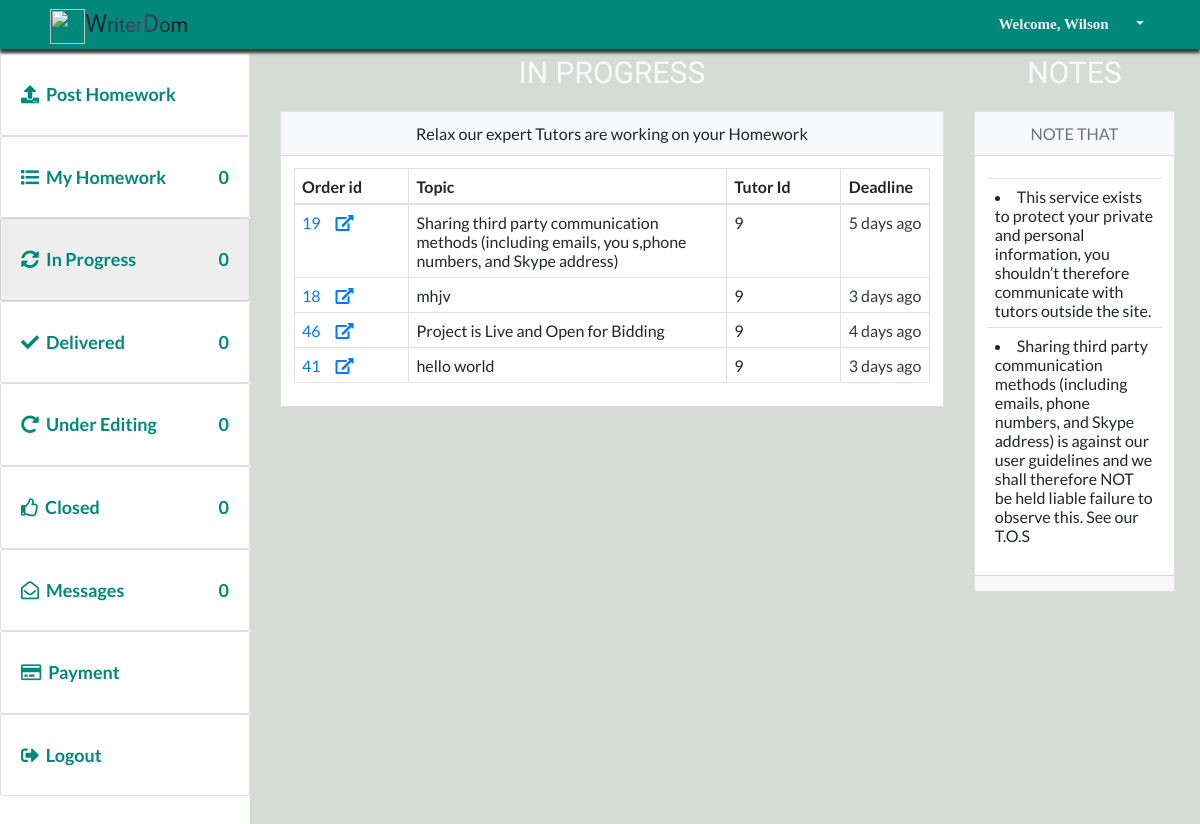
Screenshot of /student/in-progress.php (signed in) with the database file from the repository.
### tables this page shows
CREATE TABLE `on_progress` (
  `project_num` int(11) NOT NULL,
  `project_id` varchar(212) NOT NULL,
  `student_id` varchar(212) NOT NULL,
  `tutor_id` varchar(212) NOT NULL
);

CREATE TABLE `projects` (
  `project_id` bigint(20) UNSIGNED NOT NULL,
  `student_id` int(11) NOT NULL,
  `title` text NOT NULL,
  `deadline` text NOT NULL,
  `subject` text NOT NULL,
  `instructions` longtext NOT NULL,
  `style` text NOT NULL,
  `type_of_paper` text NOT NULL,
  `pages` tinyint(11) NOT NULL,
  `slides` tinyint(11) NOT NULL,
  `problems` tinyint(11) NOT NULL,
  `budget` varchar(255) NOT NULL,
  `charges` varchar(255) NOT NULL DEFAULT '0',
  `cost` varchar(255) NOT NULL DEFAULT '0',
  `bids` tinyint(100) NOT NULL DEFAULT '0',
  `academic_level` text NOT NULL,
  `sources` tinyint(11) NOT NULL,
  `status` tinyint(4) NOT NULL DEFAULT '0',
  `DATE_CREATED` text NOT NULL
);

### dbconfig/dbconnect.php (called while the page is built, shortened)
<?php
require_once(  'shared/ez_sql_core.php');
require_once( 'ez_sql_mysqli.php');
$db=new ezSQL_mysqli(DB_USER, DB_PASS,DB_NAME,DB_HOST,DB_ENCODING);
 ?>

### dbconfig/ez_sql_mysqli.php (called while the page is built, shortened)
<?php
class ezSQL_mysqli extends ezSQLcore
{
    private $ezsql_mysql_str = array
        (
            1 => 'Require $dbuser and $dbpassword to connect to a database server',
            2 => 'Error establishing mySQL database connection. Correct user/password? Correct hostname? Database server running?',
            3 => 'Require $dbname to select a database',
            4 => 'mySQL database connection is not active',
            5 => 'Unexpected error while trying to select database'
        );
    private $_dbuser;
    private $_dbpassword;
    private $_dbname;
    private $_dbhost;
    private $_charset = 'utf8';
    private $_result;
    public $show_errors = true;
    public $dbh;
    public function __construct($dbuser='', $dbpassword='', $dbname='', $dbhost='localhost', $charset='') {
        $this->_dbuser = $dbuser;
        $this->_dbpassword = $dbpassword;
        $this->_dbname = $dbname;
        $this->_dbhost = $dbhost;
    }
    public function connect($dbuser='', $dbpassword='', $dbhost='localhost', $charset='') {
        $this->_connected = false;
        $this->_dbuser = empty($dbuser) ? $this->_dbuser : $dbuser;
        $this->_dbpassword = empty($dbpassword) ? $this->_dbpassword : $dbpassword;
        $this->_dbhost = $dbhost!='localhost' ? $this->_dbhost : $dbhost;
        $this->_charset = empty($charset) ? $this->_charset : $charset;
        if ( empty($this->_dbuser) ) {
            $this->register_error($this->ezsql_mysql_str[1] . ' in ' . __FILE__ . ' on line ' . __LINE__);
            $this->show_errors ? trigger_error($this->ezsql_mysql_str[1], E_USER_WARNING) : null;
        } else if ( ! $this->dbh = mysqli_connect($this->_dbhost, $this->_dbuser, $this->_dbpassword, $this->_dbname) ) {
            $this->register_error($this->ezsql_mysql_str[2] . ' in ' . __FILE__ . ' on line ' . __LINE__);
            $this->show_errors ? trigger_error($this->ezsql_mysql_str[2], E_USER_WARNING) : null;
        } else {
            mysqli_set_charset($this->dbh, $this->_charset);
            $this->_connected = true;
        }
        return $this->_connected;
    }
    public function select($dbname='', $charset='') {
        if ( ! $dbname ) {
            $this->register_error($this->ezsql_mysql_str[3] . ' in ' . __FILE__ . ' on line ' . __LINE__);
            $this->show_errors ? trigger_error($this->ezsql_mysql_str[3], E_USER_WARNING) : null;
            return false;
        } else if ( ! $this->dbh ) {
            $this->register_error($this->ezsql_mysql_str[4] . ' in ' . __FILE__ . ' on line ' . __LINE__);
            $this->show_errors ? trigger_error($this->ezsql_mysql_str[4], E_USER_WARNING) : null;
            return false;
        } else {
            $this->_dbname = $dbname;
            if ( $charset == '') {
                $charset = $this->_charset;
            }
             if ( $charset != '' ) {
                $charsets = array();
                $recordset = mysqli_query($this->dbh, 'SHOW CHARACTER SET');
                while ( $row = mysqli_fetch_array($recordset, MYSQLI_ASSOC) ) {
                        $charsets[] = $row['Charset'];
                }
            }
            $this->_connected = true;
        }
        return $this->_connected;
    }
    public function query($query, $use_prepare=false) {
		$query = str_replace(_TAG, '?', $query);
        $return_val = 0;
        $query = trim($query);
        if ( ! isset($this->dbh) || ! $this->dbh ) {
            $this->select($this->_dbname);
        }
		if (!empty($param) && is_array($param) && ($this->getPrepare()))
			return $this->query_prepared($query, $param);
		else
			$this->_result = mysqli_query($this->dbh, $query);
        $is_insert = false;
        if ( preg_match("/^(insert|delete|update|replace)\s+/i", $query) ) {
            $this->_affectedRows = mysqli_affected_rows($this->dbh);
            if ( preg_match("/^(insert|replace)\s+/i", $query) ) {
                $this->insert_id = mysqli_insert_id($this->dbh);
            }
            $return_val = $this->_affectedRows;
        } else {
            if ( !is_numeric($this->_result) && !is_bool($this->_result)) {
                $i=0;
                $num_rows=0;
                while ( $row = mysqli_fetch_object($this->_result) ) {
                    $num_rows++;
                }
                $this->num_rows = $num_rows;
                $return_val = $this->num_rows;
            }
        }
        return $return_val;
    }
}

### dbconfig/shared/ez_sql_core.php (called while the page is built, shortened)
<?php
    require_once('ezQuery.php');
	class ezSQLcore extends ezQuery
	{
    public $last_result = null;
		function flush()
		{
			$this->last_result = null;
		}
		function get_results($query=null, $output = OBJECT, $use_prepare=false) {
			if ( $query ) {
				$this->query($query, $use_prepare);
			}
			if ( $output == OBJECT ) {
				return $this->last_result;
			} elseif ( $output == _JSON ) {
				return json_encode($this->last_result);
			}
		}
}

### dbconfig/shared/ezQuery.php (called while the page is built, shortened)
<?php
class ezQuery
{
    function setParamaters($valuetoadd=null) {
        if (empty($valuetoadd)) {
            $this->preparedvalues = array();
            return null;
        } else
            return array_push($this->preparedvalues, $valuetoadd);
	}
}

### inc/utilities.php (called while the page is built, shortened)
<?php
$date_global=date('Y-m-d H:i:s');
if (!isset($chat)) {
	require_once("../inc/global_functions.php");
}

### inc/global_functions.php (called while the page is built, shortened)
<?php function getDateTimeDiff($current_date, $other_date){
	$now_timeStamp=strtotime($current_date);
	if ($now_timeStamp<$other_date) {
		$diff_timestmp=$other_date- $now_timeStamp;
	if ($diff_timestmp<60) {
		if ($diff_timestmp==1) {
			return $diff_timestmp . ' sec';
		}else{
			return $diff_timestmp . ' secs';
		}
	} elseif($diff_timestmp>=60 && $diff_timestmp<3600) {
		if (round(($diff_timestmp/60))==1) {
			return round(($diff_timestmp/60)). ' min ';
		}else{
			return round(($diff_timestmp/60)). ' mins ';
		}
	}elseif($diff_timestmp>=3600 && $diff_timestmp<86400) {
		if (floor(($diff_timestmp/3600))==1) {
			$time_remaining=floor(($diff_timestmp/3600)). ' hour';
			if (floor((($diff_timestmp/3600)-floor($diff_timestmp/3600))*60 )==1) {
				$time_remaining.=floor((($diff_timestmp/3600)-floor($diff_timestmp/3600))*60 ). ' min';
			}elseif(floor((($diff_timestmp/3600)-floor($diff_timestmp/3600))*60 )>1){
				$time_remaining.=floor((($diff_timestmp/3600)-floor($diff_timestmp/3600))*60 ). ' mins';
			}
			 return $time_remaining;
		}else{
			$time_remaining = floor(($diff_timestmp/3600)). ' hours ';
			if (floor((($diff_timestmp/3600)-floor($diff_timestmp/3600))*60 )==1) {
				$time_remaining.=floor((($diff_timestmp/3600)-floor($diff_timestmp/3600))*60 ). ' min';
			}elseif(floor((($diff_timestmp/3600)-floor($diff_timestmp/3600))*60 )>1){
				$time_remaining.=floor((($diff_timestmp/3600)-floor($diff_timestmp/3600))*60 ). ' mins';
			}
			return $time_remaining;
		}
	}elseif($diff_timestmp>=86400 && $diff_timestmp<86400 * 30) {
		if (floor(($diff_timestmp/86400))==1) {
			$time_remaining=floor(($diff_timestmp/86400)). ' day ';
			if (floor((($diff_timestmp/86400)-floor($diff_timestmp/86400))*24)==1) {
				$time_remaining.=floor((($diff_timestmp/86400)-floor($diff_timestmp/86400))*24 ). ' hour';
			} elseif(floor((($diff_timestmp/86400)-floor($diff_timestmp/86400))*60 )>1) {
				$time_remaining.=floor((($diff_timestmp/86400)-floor($diff_timestmp/86400))*24 ). ' hours';
			}
			return $time_remaining;
		}else{
			$time_remaining=floor(($diff_timestmp/86400)). ' days ';
			if (floor((($diff_timestmp/86400)-floor($diff_timestmp/86400))*24 )==1) {
				$time_remaining.=floor((($diff_timestmp/86400)-floor($diff_timestmp/86400))*24 ). ' hour';
			} elseif(floor((($diff_timestmp/86400)-floor($diff_timestmp/86400))*60 )>1) {
				$time_remaining.=floor((($diff_timestmp/86400)-floor($diff_timestmp/86400))*24 ). ' hours';
			}
			return $time_remaining;
		}
	}elseif($diff_timestmp>=86400 * 30 && $diff_timestmp<86400 * 365) {
		if (round(($diff_timestmp/(86400 * 30)))==1) {
			return round(($diff_timestmp/(86400 * 30))). ' month';
		}else{
			return round(($diff_timestmp/(86400 * 30))). ' months';
		}
	}else{
		if (round(($diff_timestmp/(86400 * 365)))==1) {
			return round(($diff_timestmp/(86400 * 365))). ' year';
		}
		return round(($diff_timestmp/(86400 * 365))). ' years';
	}
	}else{
		$diff_timestmp=$now_timeStamp - $other_date;
	if ($diff_timestmp<60) {
		return $diff_timestmp . ' sec ago';
	} elseif($diff_timestmp>=60 && $diff_timestmp<3600) {
		return round(($diff_timestmp/60)). ' mins ago';
	}elseif($diff_timestmp>=3600 && $diff_timestmp<86400) {
		return round(($diff_timestmp/3600)). ' hours ago';
	}elseif($diff_timestmp>=86400 && $diff_timestmp<86400 * 30) {
		return round(($diff_timestmp/86400)). ' days ago';
	}elseif($diff_timestmp>=86400 * 30 && $diff_timestmp<86400 * 365) {
		return round(($diff_timestmp/(86400 * 30))). ' months ago';
	}else{
		return round(($diff_timestmp/(86400 * 365))). ' years ago';
	}
	}
} ?>

### student/in-progress.php (the view, shortened to what this page needs)
<?php
require_once "../inc/header_links.php";
require_once "../components/top_nav.php";
require_once("../inc/utilities.php");
require_once "../inc/header_links.php";
require_once("../dbconfig/dbconnect.php");
$user_id= $_SESSION['user_id'];
$query="SELECT * FROM on_progress LEFT JOIN projects ON on_progress.project_id=projects.project_id WHERE on_progress.student_id='$user_id'";
$results=$db->get_results($query);
?>
<div class="display">
    <div class="display__content">
        <?php require_once "../components/stud_leftnav.php" ?>
        <div class="row">
            <div class="col-sm-12 col-md-12 col-lg-12 col-xl-9">
                <h1 class="headingTertiary text-light">In Progress</h1>
                <div class="card">
                    <div class="card-header">Relax our expert Tutors are working on your Homework</div>
                <?php if ($db->num_rows<1) { ?>
                   <h1 class="headingSecondary text-light text-dark">There is nothing to show Yet</h1>
               <?php }else{?>
       <div class="card-body">
                        <table class="table table-bordered">
                            <thead>
                                <tr>
                                    <th>Order id</th>
                                    <th class="wide">Topic</th>
                                    <th class="smalll">Tutor Id</th>
                                    <th class="medium">Deadline</th>
                                </tr>
                            </thead>
                            <tbody>
                                <tr>
                                       <?php foreach ($results  as $result): ?>
                                    <td class="smalll"><a href="in-progress-details?pid=<?php echo urlencode(convert_uuencode($result->project_id)) ?>"><?php echo $result->project_id."<i class='fas fa-external-link-alt icon-r ml-4'></i>"; ?></a></td>
                                    <td><?php echo $result->title; ?></td>
                                    <td><?php echo $result->tutor_id; ?></td>
                                    <td>
                                        <?php $time=getDateTimeDiff($date_global, $result->deadline );
                                         $period= explode(" ", $time); ?>
                                        <?php if ($period[1]=="days"): ?>
                                        <span class="text-dark">
                                            <?php echo "{$time}"; ?></span>
                                        <?php elseif($period[1]=="day"): ?>
                                        <span class="text-success">
                                            <?php echo "{$time}"; ?></span>
                                        <?php elseif($period[1]=="hours" || $period[1]=="hour"): ?>
                                        <span class="text-warning">
                                            <?php echo "{$time}"; ?></span>
                                        <?php elseif($period[1]=="mins" || $period[1]=="min"): ?>
                                        <span class="text-danger">
                                            <?php echo "{$time}"; ?></span>
                                        <?php elseif($period[1]=="secs" || $period[1]=="sec"): ?>
                                        <span class="text-danger">
                                            <?php echo "{$time}"; ?></span>
                                        <?php else: ?>
                                        <span class="text-danger">
                                            <?php echo "{$time}"; ?></span>
                                        <?php endif ?>
                                    </td>
                                </tr>
                                <?php endforeach ?>
                            </tbody>
                        </table>
                    </div>
               <?php } ?>
                </div>
            </div>
            <div class="col-sm-12 col-md-12 col-lg-12  col-xl-3">
                <h1 class="headingTertiary text-light">Notes</h1>
                <div class="card">
                    <div class="card-header text-secondary text-uppercase">
                        Note that
                    </div>
                    <div class="card-body">
                        <table class="table table-hover table-borderless text-left">
                            <tbody>
                                <ul>
                                    <tr>
                                        <td>
                                            <li>This service exists to protect your private and personal information,
                                                you shouldn’t therefore communicate with tutors outside the site.</li>
                                        </td>
                                    </tr>
                                    <tr>
                                        <td>
                                            <li>Sharing third party communication methods (including emails, phone
                                                numbers, and Skype address) is against our user guidelines and we shall
                                                therefore NOT be held liable
                                                failure to observe this. See our T.O.S</li>
                                        </td>
                                    </tr>
                                </ul>
                            </tbody>
                        </table>
                    </div>
                    <div class="card-footer">
                    </div>
                </div>
            </div>
        </div>
    </div>
</div>
<?php
require_once"../inc/footer_links.php";
 ?>

### rows the page displays
on_progress: project.project_id "19", project.title "Sharing third party communication methods (including emails, you s,phone numbers, and Skype address)", tutor "9", project.deadline "5 days ago"
on_progress: project.project_id "18", project.title "mhjv", tutor "9", project.deadline "3 days ago"
on_progress: project.project_id "46", project.title "Project is Live and Open for Bidding", tutor "9", project.deadline "4 days ago"
on_progress: project.project_id "41", project.title "hello world", tutor "9", project.deadline "3 days ago"

### other values shown
$name[0] "Wilson"
